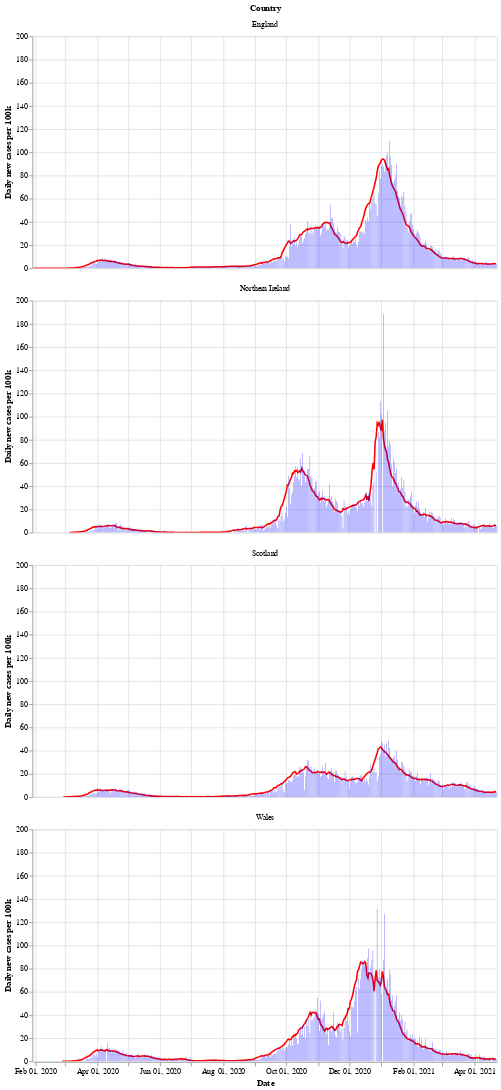

The code cell stored with this chart in its notebook:
### Markdown cell above
Next is a bar chart of the number of new cases in each country (per 100k population), with the 7 day moving average of cases. Again we see that Wales saw a longer period of raising and falling cases compared to the other countries.

After a period of cases falling, each nation is now seeing a rise in the number of cases - especially in Wales.

### Code cell
# collapse
bars = alt.Chart(uk_cases).mark_bar().encode(
    x=alt.X("yearmonthdate(date):T", axis=alt.Axis(title='Date')),
    y=alt.Y("newCasesRate:Q", axis=alt.Axis(title='Daily new cases per 100k')),
    tooltip='newCasesRate',
    color=alt.condition(
        alt.datum.dailyChange > 0,
        alt.value("orange"),  # The positive color
        alt.value("blue")  # The negative color
    )
).properties(title='New cases per 100k population with rolling 7 day average', width=600).interactive()
line = alt.Chart(uk_cases).mark_line(
    color='red',
    size=2,
).transform_window(
    rolling_mean='mean(newCasesRate)',
    frame=[0, 7],
    groupby=['areaName']
).encode(
    x='yearmonthdate(date):T',
    y='rolling_mean:Q'
)
alt.layer(line, bars, data=uk_cases).facet(alt.Row('areaName', title='Country'), columns=1)

### Figure 1 — Vega-Lite specification as saved in the notebook (floating-point values rounded to 4 significant figures; data arrays with more than 128 entries replaced by an {"elided": "..."} marker saying what was removed)
{"config": {"view": {"continuousWidth": 400, "continuousHeight": 300}}, "data": {"name": "data-896c22573a0fbec13ea111776dd90e7a"}, "facet": {"type": "nominal", "field": "areaName", "title": "Country"}, "spec": {"layer": [{"mark": {"type": "line", "color": "red", "size": 2}, "encoding": {"x": {"type": "temporal", "field": "date", "timeUnit": "yearmonthdate"}, "y": {"type": "quantitative", "field": "rolling_mean"}}, "transform": [{"window": [{"op": "mean", "field": "newCasesRate", "as": "rolling_mean"}], "frame": [0, 7], "groupby": ["areaName"]}]}, {"mark": "bar", "encoding": {"color": {"condition": {"value": "orange", "test": "(datum.dailyChange > 0)"}, "value": "blue"}, "tooltip": {"type": "quantitative", "field": "newCasesRate"}, "x": {"type": "temporal", "axis": {"title": "Date"}, "field": "date", "timeUnit": "yearmonthdate"}, "y": {"type": "quantitative", "axis": {"title": "Daily new cases per 100k"}, "field": "newCasesRate"}}, "selection": {"selector002": {"type": "interval", "bind": "scales", "encodings": ["x", "y"]}}, "title": "New cases per 100k population with rolling 7 day average", "width": 600}]}, "columns": 1, "$schema": "https://vega.github.io/schema/vega-lite/v4.8.1.json", "datasets": {"data-896c22573a0fbec13ea111776dd90e7a": {"elided": "1704 records"}}}
